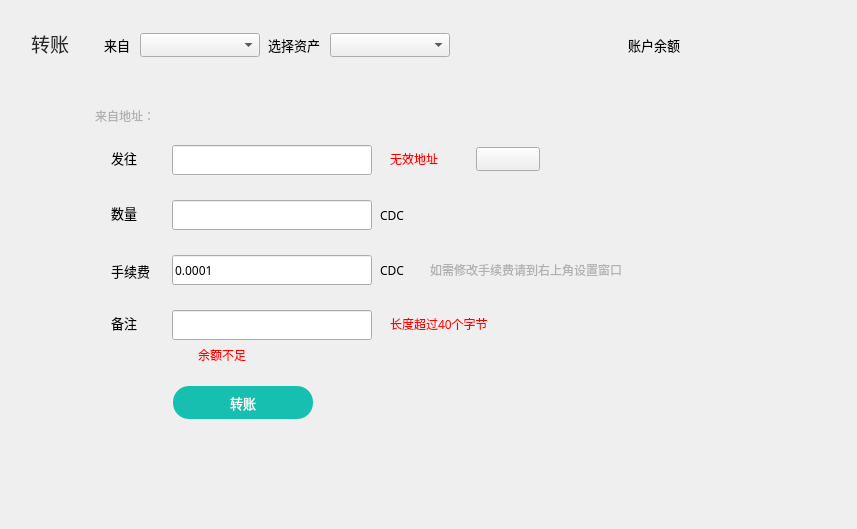
<?xml version="1.0" encoding="UTF-8"?>
<ui version="4.0">
 <class>TransferPage</class>
 <widget class="QWidget" name="TransferPage">
  <property name="geometry">
   <rect>
    <x>0</x>
    <y>0</y>
    <width>857</width>
    <height>529</height>
   </rect>
  </property>
  <property name="font">
   <font>
    <family>微软雅黑</family>
   </font>
  </property>
  <property name="windowTitle">
   <string>Form</string>
  </property>
  <property name="styleSheet">
   <string notr="true"/>
  </property>
  <widget class="QLabel" name="balanceLabel">
   <property name="geometry">
    <rect>
     <x>692</x>
     <y>25</y>
     <width>271</width>
     <height>30</height>
    </rect>
   </property>
   <property name="font">
    <font>
     <family>微软雅黑</family>
     <pointsize>20</pointsize>
    </font>
   </property>
   <property name="text">
    <string/>
   </property>
  </widget>
  <widget class="QLabel" name="addressLabel2">
   <property name="geometry">
    <rect>
     <x>90</x>
     <y>100</y>
     <width>65</width>
     <height>31</height>
    </rect>
   </property>
   <property name="font">
    <font>
     <family>微软雅黑</family>
    </font>
   </property>
   <property name="styleSheet">
    <string notr="true">color: rgb(177,177,177);</string>
   </property>
   <property name="text">
    <string>来自地址：</string>
   </property>
   <property name="alignment">
    <set>Qt::AlignRight|Qt::AlignTrailing|Qt::AlignVCenter</set>
   </property>
  </widget>
  <widget class="QLabel" name="balanceLabel2">
   <property name="geometry">
    <rect>
     <x>619</x>
     <y>33</y>
     <width>61</width>
     <height>24</height>
    </rect>
   </property>
   <property name="font">
    <font>
     <family>微软雅黑</family>
     <pointsize>10</pointsize>
    </font>
   </property>
   <property name="text">
    <string>账户余额</string>
   </property>
   <property name="alignment">
    <set>Qt::AlignRight|Qt::AlignTrailing|Qt::AlignVCenter</set>
   </property>
  </widget>
  <widget class="QLabel" name="addressLabel">
   <property name="geometry">
    <rect>
     <x>170</x>
     <y>100</y>
     <width>500</width>
     <height>31</height>
    </rect>
   </property>
   <property name="font">
    <font>
     <family>微软雅黑</family>
     <pointsize>12</pointsize>
    </font>
   </property>
   <property name="styleSheet">
    <string notr="true">QLabel{color: rgb(177, 177, 177);}</string>
   </property>
   <property name="text">
    <string/>
   </property>
   <property name="textInteractionFlags">
    <set>Qt::TextSelectableByMouse</set>
   </property>
  </widget>
  <widget class="QLabel" name="changeAccountLabel">
   <property name="geometry">
    <rect>
     <x>95</x>
     <y>33</y>
     <width>35</width>
     <height>24</height>
    </rect>
   </property>
   <property name="font">
    <font>
     <family>微软雅黑</family>
     <pointsize>10</pointsize>
    </font>
   </property>
   <property name="text">
    <string>来自</string>
   </property>
   <property name="alignment">
    <set>Qt::AlignRight|Qt::AlignTrailing|Qt::AlignVCenter</set>
   </property>
  </widget>
  <widget class="QLabel" name="messageLabel">
   <property name="geometry">
    <rect>
     <x>111</x>
     <y>315</y>
     <width>51</width>
     <height>16</height>
    </rect>
   </property>
   <property name="font">
    <font>
     <family>微软雅黑</family>
     <pointsize>10</pointsize>
    </font>
   </property>
   <property name="text">
    <string>备注</string>
   </property>
  </widget>
  <widget class="QLineEdit" name="messageLineEdit">
   <property name="geometry">
    <rect>
     <x>172</x>
     <y>310</y>
     <width>200</width>
     <height>30</height>
    </rect>
   </property>
   <property name="contextMenuPolicy">
    <enum>Qt::DefaultContextMenu</enum>
   </property>
  </widget>
  <widget class="QLabel" name="sendtoLabel">
   <property name="geometry">
    <rect>
     <x>111</x>
     <y>150</y>
     <width>51</width>
     <height>16</height>
    </rect>
   </property>
   <property name="font">
    <font>
     <family>微软雅黑</family>
     <pointsize>10</pointsize>
    </font>
   </property>
   <property name="text">
    <string>发往</string>
   </property>
  </widget>
  <widget class="QLabel" name="amountLabel">
   <property name="geometry">
    <rect>
     <x>111</x>
     <y>205</y>
     <width>51</width>
     <height>16</height>
    </rect>
   </property>
   <property name="font">
    <font>
     <family>微软雅黑</family>
     <pointsize>10</pointsize>
    </font>
   </property>
   <property name="text">
    <string>数量</string>
   </property>
  </widget>
  <widget class="QToolButton" name="sendBtn">
   <property name="geometry">
    <rect>
     <x>173</x>
     <y>386</y>
     <width>140</width>
     <height>33</height>
    </rect>
   </property>
   <property name="font">
    <font>
     <family>微软雅黑</family>
     <pointsize>10</pointsize>
    </font>
   </property>
   <property name="cursor">
    <cursorShape>PointingHandCursor</cursorShape>
   </property>
   <property name="focusPolicy">
    <enum>Qt::NoFocus</enum>
   </property>
   <property name="styleSheet">
    <string notr="true">QToolButton{background-color:rgb(22,191,175);color:#ffffff;border:none;border-radius:16px;}
QToolButton:hover{background-color:rgb(22,191,175);}
QToolButton:disabled{background-color:#cecece;}</string>
   </property>
   <property name="text">
    <string>转账</string>
   </property>
  </widget>
  <widget class="QLineEdit" name="amountLineEdit">
   <property name="geometry">
    <rect>
     <x>172</x>
     <y>200</y>
     <width>200</width>
     <height>30</height>
    </rect>
   </property>
   <property name="contextMenuPolicy">
    <enum>Qt::DefaultContextMenu</enum>
   </property>
   <property name="maxLength">
    <number>20</number>
   </property>
  </widget>
  <widget class="QLabel" name="amountAssetLabel">
   <property name="geometry">
    <rect>
     <x>380</x>
     <y>207</y>
     <width>150</width>
     <height>16</height>
    </rect>
   </property>
   <property name="font">
    <font>
     <family>微软雅黑</family>
    </font>
   </property>
   <property name="styleSheet">
    <string notr="true"/>
   </property>
   <property name="text">
    <string>CDC</string>
   </property>
  </widget>
  <widget class="QLabel" name="feeLabel">
   <property name="geometry">
    <rect>
     <x>111</x>
     <y>260</y>
     <width>51</width>
     <height>21</height>
    </rect>
   </property>
   <property name="font">
    <font>
     <family>微软雅黑</family>
     <pointsize>10</pointsize>
    </font>
   </property>
   <property name="text">
    <string>手续费</string>
   </property>
  </widget>
  <widget class="QLineEdit" name="feeLineEdit">
   <property name="geometry">
    <rect>
     <x>172</x>
     <y>255</y>
     <width>200</width>
     <height>30</height>
    </rect>
   </property>
   <property name="cursor">
    <cursorShape>IBeamCursor</cursorShape>
   </property>
   <property name="contextMenuPolicy">
    <enum>Qt::DefaultContextMenu</enum>
   </property>
   <property name="text">
    <string>0.0001</string>
   </property>
   <property name="maxLength">
    <number>20</number>
   </property>
   <property name="readOnly">
    <bool>false</bool>
   </property>
  </widget>
  <widget class="QLabel" name="unitLabel2">
   <property name="geometry">
    <rect>
     <x>380</x>
     <y>262</y>
     <width>150</width>
     <height>16</height>
    </rect>
   </property>
   <property name="font">
    <font>
     <family>微软雅黑</family>
    </font>
   </property>
   <property name="styleSheet">
    <string notr="true"/>
   </property>
   <property name="text">
    <string>CDC</string>
   </property>
  </widget>
  <widget class="QLabel" name="tipLabel3">
   <property name="geometry">
    <rect>
     <x>198</x>
     <y>347</y>
     <width>161</width>
     <height>16</height>
    </rect>
   </property>
   <property name="cursor">
    <cursorShape>ArrowCursor</cursorShape>
   </property>
   <property name="styleSheet">
    <string notr="true">color: rgb(255, 0, 0);</string>
   </property>
   <property name="text">
    <string>余额不足</string>
   </property>
  </widget>
  <widget class="QLabel" name="tipLabel4">
   <property name="geometry">
    <rect>
     <x>390</x>
     <y>149</y>
     <width>81</width>
     <height>20</height>
    </rect>
   </property>
   <property name="styleSheet">
    <string notr="true">color: rgb(255, 0, 0);</string>
   </property>
   <property name="text">
    <string>无效地址</string>
   </property>
  </widget>
  <widget class="QToolButton" name="addContactBtn">
   <property name="geometry">
    <rect>
     <x>476</x>
     <y>147</y>
     <width>64</width>
     <height>24</height>
    </rect>
   </property>
   <property name="cursor">
    <cursorShape>PointingHandCursor</cursorShape>
   </property>
   <property name="focusPolicy">
    <enum>Qt::NoFocus</enum>
   </property>
   <property name="text">
    <string/>
   </property>
  </widget>
  <widget class="QLabel" name="delegateLabel2">
   <property name="geometry">
    <rect>
     <x>31</x>
     <y>31</y>
     <width>60</width>
     <height>24</height>
    </rect>
   </property>
   <property name="font">
    <font>
     <family>微软雅黑</family>
     <pointsize>14</pointsize>
    </font>
   </property>
   <property name="styleSheet">
    <string notr="true">color: rgb(40, 40, 40);</string>
   </property>
   <property name="text">
    <string>转账</string>
   </property>
  </widget>
  <widget class="QLabel" name="tipLabel5">
   <property name="geometry">
    <rect>
     <x>176</x>
     <y>347</y>
     <width>16</width>
     <height>16</height>
    </rect>
   </property>
   <property name="text">
    <string/>
   </property>
  </widget>
  <widget class="QComboBox" name="accountComboBox">
   <property name="geometry">
    <rect>
     <x>140</x>
     <y>33</y>
     <width>120</width>
     <height>24</height>
    </rect>
   </property>
   <property name="font">
    <font>
     <family>微软雅黑</family>
     <weight>50</weight>
     <bold>false</bold>
    </font>
   </property>
   <property name="focusPolicy">
    <enum>Qt::NoFocus</enum>
   </property>
  </widget>
  <widget class="QLineEdit" name="sendtoLineEdit">
   <property name="geometry">
    <rect>
     <x>172</x>
     <y>145</y>
     <width>200</width>
     <height>30</height>
    </rect>
   </property>
   <property name="contextMenuPolicy">
    <enum>Qt::DefaultContextMenu</enum>
   </property>
  </widget>
  <widget class="QLabel" name="tipLabel6">
   <property name="geometry">
    <rect>
     <x>390</x>
     <y>314</y>
     <width>221</width>
     <height>20</height>
    </rect>
   </property>
   <property name="styleSheet">
    <string notr="true">color: rgb(255, 0, 0);</string>
   </property>
   <property name="text">
    <string>长度超过40个字节</string>
   </property>
  </widget>
  <widget class="QLabel" name="changeAccountLabel_2">
   <property name="geometry">
    <rect>
     <x>260</x>
     <y>33</y>
     <width>60</width>
     <height>24</height>
    </rect>
   </property>
   <property name="font">
    <font>
     <family>微软雅黑</family>
     <pointsize>10</pointsize>
    </font>
   </property>
   <property name="text">
    <string>选择资产</string>
   </property>
   <property name="alignment">
    <set>Qt::AlignRight|Qt::AlignTrailing|Qt::AlignVCenter</set>
   </property>
  </widget>
  <widget class="QComboBox" name="assetComboBox">
   <property name="geometry">
    <rect>
     <x>330</x>
     <y>33</y>
     <width>120</width>
     <height>24</height>
    </rect>
   </property>
   <property name="font">
    <font>
     <family>微软雅黑</family>
     <weight>50</weight>
     <bold>false</bold>
    </font>
   </property>
   <property name="focusPolicy">
    <enum>Qt::NoFocus</enum>
   </property>
  </widget>
  <widget class="QLabel" name="contactLabel">
   <property name="geometry">
    <rect>
     <x>550</x>
     <y>149</y>
     <width>241</width>
     <height>20</height>
    </rect>
   </property>
   <property name="styleSheet">
    <string notr="true">color: rgb(0, 138, 254);</string>
   </property>
   <property name="text">
    <string/>
   </property>
  </widget>
  <widget class="QLabel" name="amountLabel_2">
   <property name="geometry">
    <rect>
     <x>430</x>
     <y>262</y>
     <width>391</width>
     <height>16</height>
    </rect>
   </property>
   <property name="font">
    <font>
     <family>微软雅黑</family>
     <pointsize>9</pointsize>
    </font>
   </property>
   <property name="styleSheet">
    <string notr="true">color: rgb(177,177,177);</string>
   </property>
   <property name="text">
    <string>如需修改手续费请到右上角设置窗口</string>
   </property>
  </widget>
 </widget>
 <tabstops>
  <tabstop>amountLineEdit</tabstop>
  <tabstop>feeLineEdit</tabstop>
  <tabstop>messageLineEdit</tabstop>
  <tabstop>sendBtn</tabstop>
  <tabstop>addContactBtn</tabstop>
 </tabstops>
 <resources/>
 <connections/>
</ui>
